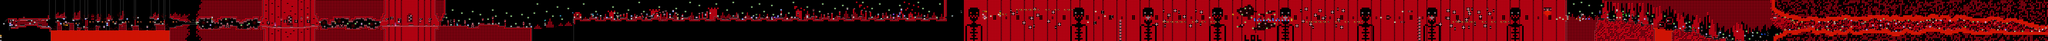

A level layout from a 2D game, rendered from its tile map. Below: a short description, then the map file with tile-grid data replaced by summaries:
An orthogonal 1328x27 tile map with 16x16 px tiles, 2 tile layers (SP, ...), 2 tilesets, 2 image layers.

<map version="1.10" tiledversion="1.11.2" orientation="orthogonal" renderorder="right-down" width="1328" height="27" tilewidth="16" tileheight="16" infinite="0" nextlayerid="5" nextobjectid="1">
 <editorsettings>
  <chunksize width="16" height="27" />
  <export target="../LEVELS/LEVEL DATA/bloodbath.csv" format="csv" />
 </editorsettings>
 <tileset firstgid="1" name="famidash" tilewidth="16" tileheight="16" tilecount="256" columns="16">
  <image source="../../../GRAPHICS/famidash Red.bmp" width="256" height="256" />
 </tileset>
 <tileset firstgid="257" name="sprites" tilewidth="16" tileheight="16" tilecount="256" columns="16">
  <image source="../../../GRAPHICS/sprites.png" width="256" height="256" />
 </tileset>
 <imagelayer id="3" name="Image Layer 1" parallaxx="0.9" parallaxy="0.9" repeatx="1" repeaty="1">
  <image source="../../../GRAPHICS/Old/parallax Red.bmp" width="144" height="72" />
 </imagelayer>
 <imagelayer id="4" name="Image Layer 2" offsetx="0" offsety="432" repeatx="1">
  <image source="../../../GRAPHICS/ground Red.bmp" width="64" height="128" />
 </imagelayer>
 <layer id="1" width="1328" height="27">
  <data>[35856 cells, 35856 non-empty, 139 distinct tile ids]</data>
 </layer>
 <layer id="2" name="SP" width="1328" height="27">
  <data>[35856 cells, 550 non-empty, 112 distinct tile ids]</data>
 </layer>
</map>
